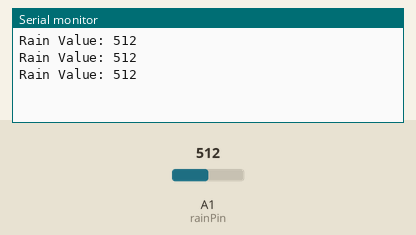
Recording of a sketch running on a simulated Arduino Uno, built with avr-gcc and run on an emulated ATmega328P. Shown: the last lines printed to the serial monitor. Inputs (shaded band) come from the test bench; at power-on: A1 (rainPin) = 512.

Above: at 1.3 s.
1.4 s: A1 (rainPin) set to 716
At 1.9 s:
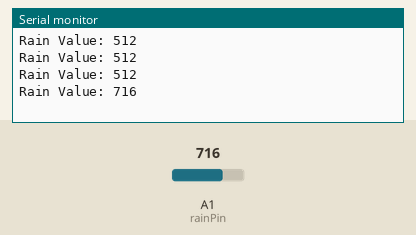
2.9 s: A1 (rainPin) set to 900
At 3.4 s:
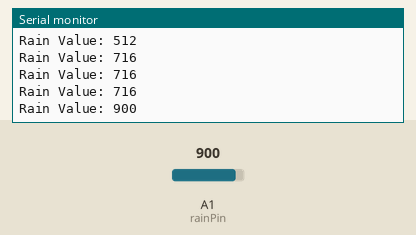
Timing chart, 0 to 5.9 s (numbered marks = the images above; inputs shaded):
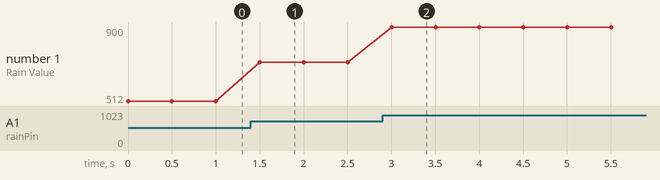

The sketch:

rain_drop_test.ino
```cpp
int rainPin = A1;
int rainValue = 0;

void setup()
{
    // put your setup code here, to run once:
    Serial.begin(9600);
}

void loop()
{
    // put your main code here, to run repeatedly:
    rainValue = analogRead(rainPin);

    Serial.print("Rain Value: ");
    Serial.println(rainValue);

    delay(500);
}
```

Measured:
- after the input at 1.4 s, the serial monitor: prints a new line after 0.10 s (image 1)
- after the input at 2.9 s, the serial monitor: prints a new line after 0.10 s (image 2)
- plotted number 1: 512 → 716 after the input at 1.4 s, 716 → 900 after the input at 2.9 s
